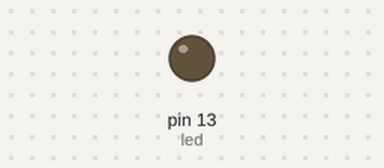
Bench run of a sketch on a simulated Arduino Uno, built with avr-gcc and run on an emulated ATmega328P. On the bench: output pins drawn as LEDs (lit = HIGH).

Above: at 1.7 s.
At 32.1 s:
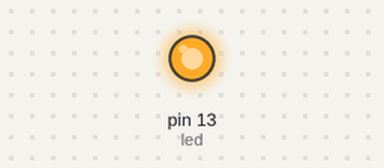
Timing chart, 0 to 34.1 s (numbered marks = the images above):
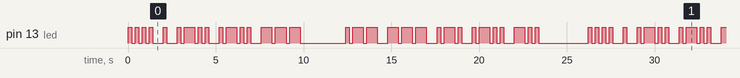

Measured:
- by itself, pin 13 (led): moves between LOW and HIGH, repeating every 26.2 s
- by itself, everything shown: repeats every 26.2 s, in 64 steps

The sketch:

HelloBlink.ino
```cpp
/*
  Hello Blink
 Flashes Hello World in Morse Code.

 */

// Pin 13 has an LED connected on most Arduino boards.
// give it a name:
int led = 13;
int dot = 200; // milliseconds. Start slow
int dash = 3*dot;
int codeSpace = dot;
int letterSpace = dash;
int wordSpace = 7*dot;

// store the alphabet etc. in binary bytes. dot=0, dash=1.
// Currently only do letters and numbers.
// First non zero signals start, everything following is significant.
// e.g. Letter A is dot dash = 00000101, thie first one says that the
// following 01 are the letter.


// store the alphabet etc. in binary bytes. dot=0, dash=1.
// Currently only do letters and numbers, so can fit in byte.
// First 3 bits determine length. Code starts at bit 4
const int numCodes = 36; // 26 letters, 10 numbers
byte code[numCodes];
int numStart = 0; // where do the numbers start in the code array? Initialized in setup()

// the setup routine runs once when you press reset:
void setup() {
    // initialize the digital pin as an output.
    pinMode(led, OUTPUT);

    // now set up the array with morse code.
    code[0] = B00000101;	// dot dash, letter A
    code[1] = B00011000;	// dash dot dot dot, letterB
    code[2] = B00011010;	// dash dot dash dot, C
    code[3] = B00001100; 	// dash dot dot, D
    code[4] = B00000010;	// dot, E
    code[5] = B00010010;	// dot dot dash dot, F
    code[6] = B00001110;	// dash dash dot, G
    code[7] = B00010000;	// dot dot dot dot, H
    code[8] = B00000100;	// dot dot, I
    code[9] = B00010111;	// dot dash dash dash, J
    code[10] = B00001101;	// dash dot dash, K
    code[11] = B00010100;	// dot dash dot dot, L
    code[12] = B00000111;	// dash dash, M
    code[13] = B00000110;	// dash dot, N
    code[14] = B00001111;	// dash dash dash, O
    code[15] = B00010110;	// dot dash dash dot, P
    code[16] = B00011101;	// dash dash dot dash, Q
    code[17] = B00001010;	// dot dash dot, R
    code[18] = B00001000;	// dot dot dot, S
    code[19] = B00000011;	// dash, T
    code[20] = B00001001;		// dot dot dash, U
    code[21] = B00010001;	// dot dot dash, V
    code[22] = B00001011;	// dot dash dash, W
    code[23] = B00011001;	// dash dot dot dash, X
    code[24] = B00011011;	// dash dot dash dash, Y
    code[25] = B00011100;	// dash dash dot dot, letter z
    numStart = 26;
    code[26] = B00111111;	// dash dash dash dash dash, number 0
    code[27] = B00101111;	// dot dash dash dash dash, number 1
    code[28] = B00100111;	// dot dot dash dash dash
    code[29] = B00100011;	// dot dot dot dash dash
    code[30] = B00100001;	// dot dot dot dot dash
    code[31] = B00100000;	// dot dot dot dot dot
    code[32] = B00110000;	// dash dot dot dot dot
    code[33] = B00111000;	// dash dash dot dot dot
    code[34] = B00111100;	// dash dash dash dot dot
    code[35] = B00111110;	// dash dash dash dash dot, number 9
}
const int codeArraySize = 36;

int flashSpace(int space)
{
    digitalWrite(led, LOW);
    delay(space);
}

void flashCode(int codePoint)
{
    if (codePoint > -1 && codePoint < codeArraySize){
        byte thisCode = code[codePoint];
        int charSize = 8;
        int start = 0;
        byte mask = B10000000;
        for (int outerLooper=0; outerLooper<charSize; ++outerLooper){
            if (mask & thisCode){
                start = outerLooper + 1;
                break;
            }
            mask >>= 1;
        }
        mask >>= 1;
        for (int i=start; i<charSize-1; ++i){ // go to charSize-1 since we don't want a codeSpace after the last piece of code.
            digitalWrite(led, HIGH); // turn on the led
            // now determine how long to leave it on.
            if (mask & thisCode) // its a dash
                delay(dash);
            else
                delay(dot);

            digitalWrite(led, LOW); // turn off the led
            delay(codeSpace);

            mask >>= 1;
        }
        // do the final letter, with no code space.
        digitalWrite(led, HIGH); // turn on the led
        if (mask & thisCode){ // its a dash
            delay(dash);
        }
        else {
            delay(dot);
        }
    }
}
void flashChar(char character)
{
    // Assume ascii, upper case and lower case use the same morse code.
    do{
        int offset = -1;
        // skip unknown chars
        if (character >= '0' && character <= '9') {
            offset = character - '0' + numStart;
        } else if (character >= 'A'  && character <= 'Z'){
            offset = character - 'A';
        } else if (character >= 'a'  && character <= 'z') {
            offset = character - 'a';
        } else {
            flashSpace(wordSpace); // if we don't recognize the char, assume it's an end of word.
        }
        flashCode(offset);
    }
    while (false);
}
void flashString(char* word)
{

    flashChar(word[0]);
    int i=1;
    char mychar = word[i];
    while (mychar != '\0'){
        flashSpace(letterSpace);
        flashChar(mychar);
        ++i;
        mychar = word[i];
    }
}

// the loop routine runs over and over again forever:
void loop() {
    /**
     * digitalWrite(led, HIGH);   // turn the LED on (HIGH is the voltage level)
     * delay(2000);               // wait for a second
     * digitalWrite(led, LOW);    // turn the LED off by making the voltage LOW
     * delay(1000);               // wait for a second
     **/
    char string[] = "Hello World";
    flashString(string);
    flashSpace(wordSpace);
    flashSpace(wordSpace);
}
```
